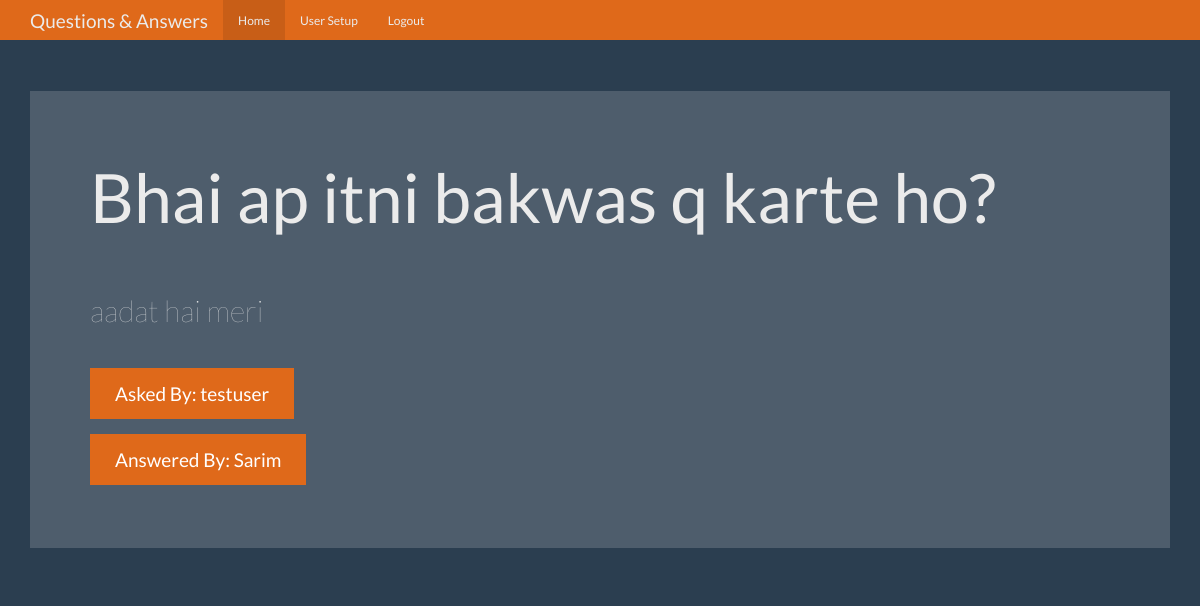
The app's page /question/3 (signed in) with its own data.
### tables this page shows
CREATE TABLE questions (
    id integer primary key autoincrement,
    question_text not null,
    answer_text,
    asked_by_id not null,
    expert_id integer not null
);

CREATE TABLE "users" (
	"id"	integer,
	"name"	text NOT NULL UNIQUE,
	"password"	text NOT NULL,
	"expert"	boolean NOT NULL,
	"admin"	boolean NOT NULL,
	PRIMARY KEY("id" AUTOINCREMENT)
);

### app.py (the view)
@app.route('/question/<question_id>')
def question(question_id):
    user = login_check()
    if user is None:
        return redirect(url_for('login'))
    db = get_db()
    cur = db.execute('''select
    questions.question_text,
    questions.answer_text,
    asked_by.name as asked_by,
    answered_by.name as answered_by

    from questions join users as asked_by
    on asked_by.id = questions.asked_by_id

    join users as answered_by
    on answered_by.id = questions.expert_id

    where questions.id = ? ''', [question_id])
    question_all_data = cur.fetchone()
    return render_template('question.html', user=user, qad=question_all_data)

### app.py (called while the page is built)
def login_check():
    user_result = None
    if 'user' in session:
        user = session['user']
        db = get_db()
        user_cur = db.execute('select * from users where name=?', [user])
        user_result = user_cur.fetchone()
        if user_result is not None:
            return user_result

### database_helpers.py (called while the page is built)
def connect_db():
    sql = sqlite3.connect(r'D:\Flask with Full Flask Course\5. Question Answer App\database\database.db')
    sql.row_factory = sqlite3.Row
    return sql

def get_db():
    if not hasattr(g, 'sqlite_db'):
        g.sqlite_db = connect_db()
    return g.sqlite_db

### templates/question.html (shortened to what this page needs)
<!DOCTYPE html>
{% extends 'layout.html'%}
{% block body %}
  <head>
  </head>
  <body>
    <div class="container theme-showcase" role="main">
      <div class="jumbotron">
        <h1>{{qad['question_text']}}</h1>
        <br>
        <br>
        <p style="font-size: 30px;">{{qad['answer_text']}}</p>
        <br>
        <p><a class="btn btn-primary btn-lg">Asked By: {{ qad['asked_by'] }}</a></p>
        <p><a class="btn btn-primary btn-lg">Answered By: {{ qad['answered_by'] }}</a></p>
      </div>
    </div>
  </body>
</html>
{% endblock %}

### static/theme.css (style rules this page uses)
body { padding-top: 70px; padding-bottom: 30px; }

### records on screen
questions: question_text "Bhai ap itni bakwas q karte ho?", answer_text "aadat hai meri"
users: asked_by "testuser"
users: answered_by "Sarim"
